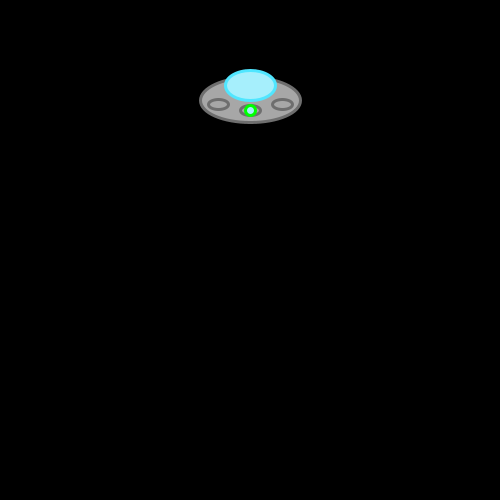
Frame 1 (no input)
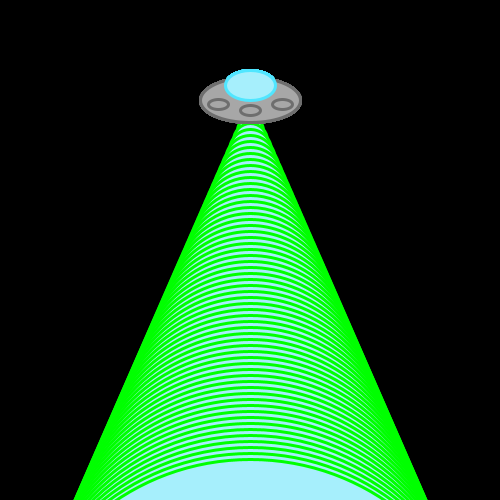
Frame 60 (the mouse pressed at the canvas centre just before this capture)
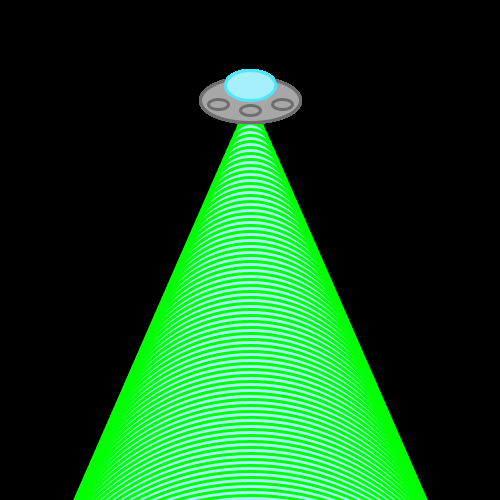
Frame 120 (the mouse held since frame 60 and released just before this capture)

The Processing sketch that drew these frames (run headless with seeded random() and noise(); from frame 60 on, the mouse is pressed at the canvas centre):

// Processing sketch: processing_69542
// ── processing_69542.pde

// Repeating Shapes Aidan Fulkerson, Mr. Simon CP 16/17

int siz = 10;
int y = 110;
void setup()
{
  size(500,500);
  background(0);
  smooth();
  strokeWeight(3);
}
void draw()
{
  stroke(110,110,110);
  fill(167,167,167);
  ellipse(250,100,100,45);
  ellipse(218,104,20,10);
  ellipse(500-218,104,20,10);
  ellipse(250,110,20,10);
  stroke(80,230,255);
  fill(166,239,252);
  ellipse(250,85,50,30);
  stroke(0,255,0);
  ellipse(250,y,siz,siz);
  y = y + 10;
  siz = siz + 8;
  frameRate(30);
}
